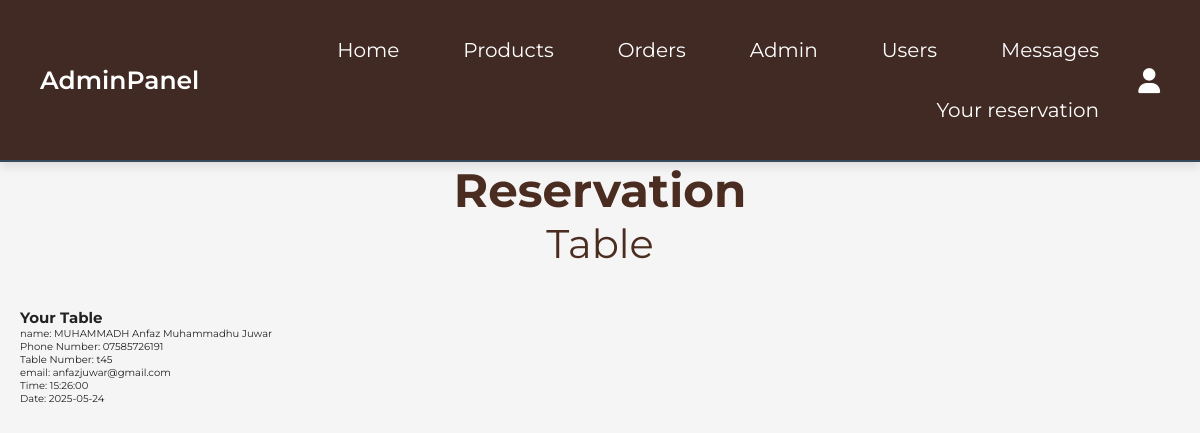
The page /admin/tabledate.php (signed in) on the database its author committed.
### tables this page shows
CREATE TABLE `table_reservations` (
  `id` int(11) NOT NULL,
  `user_id` int(11) NOT NULL,
  `name` varchar(100) DEFAULT NULL,
  `email` varchar(100) DEFAULT NULL,
  `Phonenumber` varchar(20) DEFAULT NULL,
  `tableNumber` varchar(10) DEFAULT NULL,
  `time` time DEFAULT NULL,
  `date` date DEFAULT NULL,
  `payment_status` varchar(20) DEFAULT 'pending',
  `created_at` datetime DEFAULT current_timestamp()
);

### admin/tabledate.php (the view, shortened to what this page needs)
<?php
include '../components/connect.php';
?>
<!DOCTYPE html>
<html lang="en">
<head>
   <link rel="stylesheet" href="../css/style.css">
   <link rel="stylesheet" href="https://cdnjs.cloudflare.com/ajax/libs/font-awesome/6.1.1/css/all.min.css">
      <link rel="stylesheet" href="https://cdnjs.cloudflare.com/ajax/libs/font-awesome/6.1.1/css/all.min.css">
<link rel="stylesheet" href="../css/admin_style.css">
</head>
<body>
<?php include '../components/admin_header.php' ?>
<div class="heading">
   <h3>Reservation</h3>
   <p><span>Table</span></p>
</div>
<section class="orders">
   <h1 class="title">Your Table</h1>
   <div class="box-container">
   <?php
      $select_table = $conn->prepare("SELECT * FROM `table_reservations`");
      $select_table->execute();
      if($select_table->rowCount() > 0){
         while($fetch_table = $select_table->fetch(PDO::FETCH_ASSOC)){
   ?>
   <div class="box">
      <p>name: <span><?= $fetch_table['name']; ?></span></p>
      <p>Phone Number: <span><?= $fetch_table['Phonenumber']; ?></span></p>
      <p>Table Number: <span><?= $fetch_table['tableNumber']; ?></span></p>
      <p>email: <span><?= $fetch_table['email']; ?></span></p>
      <p>Time: <span><?= $fetch_table['time']; ?></span></p>
      <p>Date: <span><?= $fetch_table['date']; ?></span></p>
   </div>
   <?php
         }
      } else {
         echo '<p class="empty">No reservations yet!</p>';
      }
   ?>
   </div>
</section>
</body>
</html>

### css/style.css (style rules this page uses)
:root { --yellow: #fed330; --red: #e74c3c; --white: #f0fdf4; --blue: #1d1716; --black: #222; --light-color: #777; --border: 0.2rem solid var(--black); }
body { background-color: #F4A460; color: #222; }
* { font-family: "Rubik", sans-serif; margin: 0; padding: 0; box-sizing: border-box; outline: none; border: none; text-decoration: none; }
html { font-size: 62.5%; overflow-x: hidden; scroll-behavior: smooth; }

### css/admin_style.css (style rules this page uses)
:root { --main-color: #402a23; --red: #e74c3c; --orange: #f39c12; --black: #34495e; --white: #fff; --light-bg: #f5f5f5; --light-color: #999; --border: 0.2rem solid var(--black); --box-shadow: 0 0.5rem 1rem rgba(0, 0, 0, 0.1); }
* { font-family: "Montserrat", sans-serif; margin: 0; padding: 0; box-sizing: border-box; text-decoration: none; outline: none; border: none; }
html { font-size: 62.5%; overflow-x: hidden; }
body { background-color: var(--light-bg); }
section { max-width: 1200px; margin: 0 auto; padding: 2rem; }
.heading { text-align: center; margin-bottom: 2rem; text-transform: capitalize; color: 4b2c20; font-size: 4rem; }

### rows shown on the page
table_reservations: name "MUHAMMADH Anfaz Muhammadhu Juwar", Phonenumber "07585726191", tableNumber "t45", email "anfazjuwar@gmail.com", time "15:26:00", date "2025-05-24"
